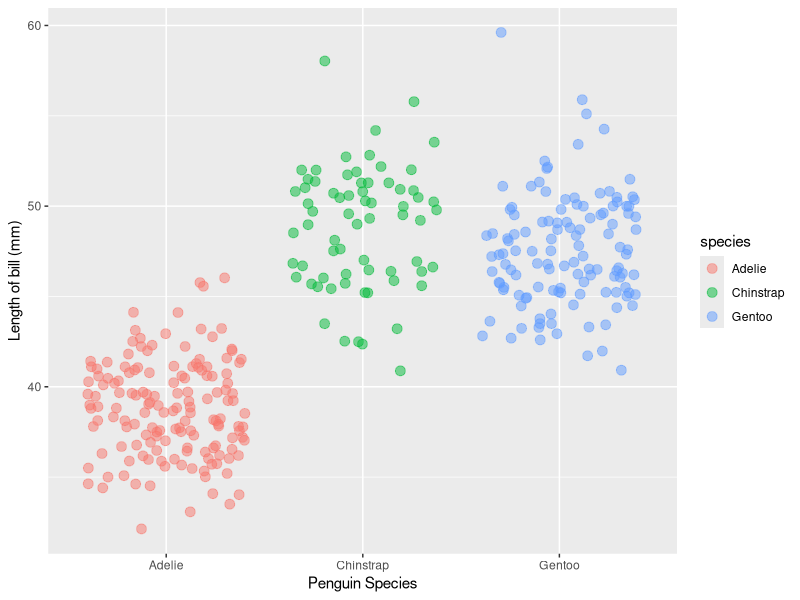

Generate this figure with R:
## ---- chunk 1
knitr::opts_chunk$set(echo = TRUE)
library(tidyverse)
library(palmerpenguins)
## ---- chunk 2
trash_repo2 <- penguins %>% 
  select(bill_length_mm, species)
## ---- chunk 3
ggplot(data = trash_repo2, aes(x = species, y = bill_length_mm)) +
	geom_jitter(aes(color = species), alpha = 0.5, size = 3)+
  labs(x = "Penguin Species", y = "Length of bill (mm)")
